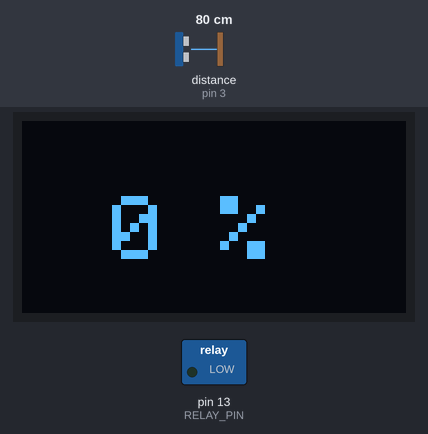
This sketch was run on a simulated Arduino Uno, built with avr-gcc and run on an emulated ATmega328P. On the bench: 128×64 one-colour display, switched loads named in the sketch (green lamp = pin HIGH). Wiring (inferred from the names in the program): ultrasonic range finder: trigger pin 2; echo pin 3. The test bench sets the inputs (shaded band); at power-on: distance to the obstacle (sensor on pin 3) 80 cm. The echo pulse lasts 58.3 µs per cm; pins used as bus, display or sensor lines are not drawn; what the sketch prints to the serial monitor is not drawn.

Above: at 2.2 s.
2.3 s: distance to the obstacle (sensor on pin 3) set to 25 cm
At 3.0 s:
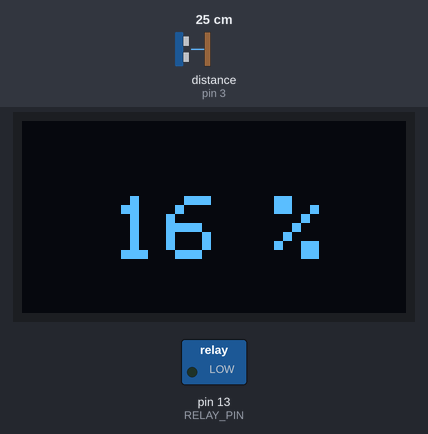
4.6 s: distance to the obstacle (sensor on pin 3) set to 20 cm
At 7.5 s:
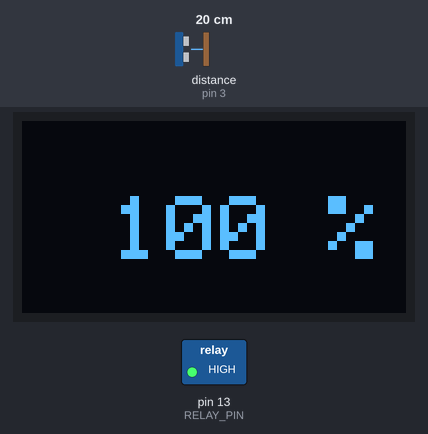
7.7 s: distance to the obstacle (sensor on pin 3) set to 35 cm
At 11.7 s:
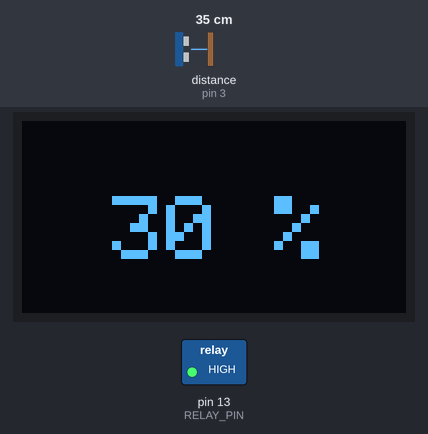
Timing chart, 0 to 13.2 s (numbered marks = the images above; inputs shaded):
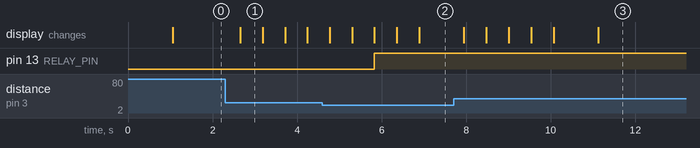

The sketch:

water_level_monitoring_system.ino
```cpp
#include <Wire.h>
#include <Adafruit_GFX.h>
#include <Adafruit_SSD1306.h>

#define SCREEN_WIDTH 128 // OLED display width, in pixels
#define SCREEN_HEIGHT 64 // OLED display height, in pixels
#define OLED_RESET -1    // Reset pin # (or -1 if sharing Arduino reset pin)
Adafruit_SSD1306 display(SCREEN_WIDTH, SCREEN_HEIGHT, &Wire, OLED_RESET);

// Define pins for ultrasonic sensor
#define TRIG_PIN 2
#define ECHO_PIN 3

// Define pins for relay and buzzer
#define RELAY_PIN 13


// Hysteresis thresholds
const float relayOnThreshold = 25.0;  // Percent at which relay turns on
const float relayOffThreshold = 90.0; // Percent at which relay turns off

// Variables for smoothing
const int numReadings = 5; // Number of readings for smoothing
int readings[numReadings];  // Array to store readings
int readIndex = 0;          // Index for the current reading
int total = 0;              // Sum of readings
int smoothedWaterLevel = 0; // Smoothed water level

void setup() {
  Serial.begin(9600);
  pinMode(TRIG_PIN, OUTPUT);
  pinMode(ECHO_PIN, INPUT);
  pinMode(RELAY_PIN, OUTPUT);
  digitalWrite(RELAY_PIN, LOW);

  // Initialize OLED display
  display.begin(SSD1306_SWITCHCAPVCC, 0x3C);
  delay(1000);
  display.clearDisplay();
  display.setTextColor(WHITE);

  // Initialize smoothing array
  for (int i = 0; i < numReadings; i++) {
    readings[i] = 0;
  }
}

void loop() {
  // Trigger the ultrasonic sensor
  digitalWrite(TRIG_PIN, LOW);
  delayMicroseconds(2);
  digitalWrite(TRIG_PIN, HIGH);
  delayMicroseconds(10);
  digitalWrite(TRIG_PIN, LOW);

  // Measure the response time
  float duration = pulseIn(ECHO_PIN, HIGH);

  // Calculate the distance (cm)
  float distance = (duration / 2) / 29.1;

  // Map the distance to water level percentage
  int currentWaterLevel = map(distance, 20, 40, 100, 0);

  // Constrain the water level to 0-100%
  currentWaterLevel = constrain(currentWaterLevel, 0, 100);

  // Update smoothing array
  total = total - readings[readIndex];       // Subtract the oldest reading
  readings[readIndex] = currentWaterLevel;  // Store the new reading
  total = total + readings[readIndex];      // Add the new reading
  readIndex = (readIndex + 1) % numReadings; // Advance to the next index

  // Calculate the smoothed water level
  smoothedWaterLevel = total / numReadings;

  // Display the smoothed water level on the OLED
  display.clearDisplay();
  display.setTextSize(3);
  display.setCursor(30, 25);
  display.print(smoothedWaterLevel);
  display.print(" %");
  display.display();

  // Print water level to Serial Monitor
  Serial.print("Water Level: ");
  Serial.print(smoothedWaterLevel);
  Serial.println("%");

  // Control the relay using hysteresis
  if (smoothedWaterLevel < relayOnThreshold) {
    digitalWrite(RELAY_PIN, LOW); // Turn the relay on
  } else if (smoothedWaterLevel > relayOffThreshold) {
    digitalWrite(RELAY_PIN, HIGH);  // Turn the relay off
  }

  delay(500); // Delay for stability
}
```

Measured:
- the behaviour switches between 23 and 22 cm on distance to the obstacle (sensor on pin 3) (found by bisection; images 1 and 2)
- after the input at 2.3 s, the display: changes after 0.36 s (image 1)
- after the input at 4.6 s, pin 13 (RELAY_PIN): LOW → HIGH after 1.2 s; the display: first changes after 0.17 s (image 2 shows a later state)
- after the input at 7.7 s, the display: first changes after 0.25 s (image 3 shows a later state)
- what the display in image 1 shows lasts 0.5 s, from 2.7 s to 3.2 s
